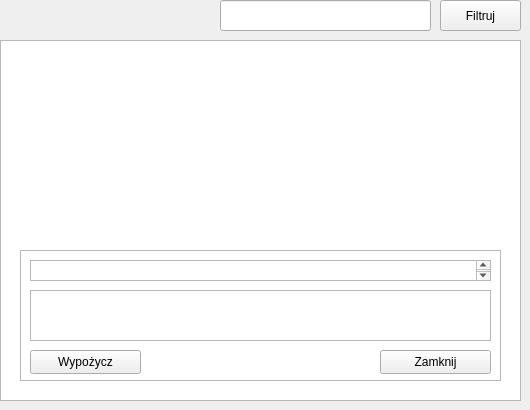
    <widget class="QWidget" name="libraryPanel">
     <widget class="QTableWidget" name="allLibraryList">
      <property name="geometry">
       <rect>
        <x>0</x>
        <y>40</y>
        <width>521</width>
        <height>361</height>
       </rect>
      </property>
      <property name="sortingEnabled">
       <bool>true</bool>
      </property>
     </widget>
     <widget class="QFrame" name="allLibraryPanel">
      <property name="geometry">
       <rect>
        <x>20</x>
        <y>250</y>
        <width>481</width>
        <height>131</height>
       </rect>
      </property>
      <property name="frameShape">
       <enum>QFrame::Shape::StyledPanel</enum>
      </property>
      <property name="frameShadow">
       <enum>QFrame::Shadow::Raised</enum>
      </property>
      <widget class="QPushButton" name="allLibraryOrderBtn">
       <property name="geometry">
        <rect>
         <x>10</x>
         <y>100</y>
         <width>111</width>
         <height>24</height>
        </rect>
       </property>
       <property name="text">
        <string>Wypożycz</string>
       </property>
      </widget>
      <widget class="QPushButton" name="allLibraryCloseBtn">
       <property name="geometry">
        <rect>
         <x>360</x>
         <y>100</y>
         <width>111</width>
         <height>24</height>
        </rect>
       </property>
       <property name="text">
        <string>Zamknij</string>
       </property>
      </widget>
      <widget class="QTextBrowser" name="allLibraryName">
       <property name="geometry">
        <rect>
         <x>10</x>
         <y>10</y>
         <width>461</width>
         <height>21</height>
        </rect>
       </property>
      </widget>
      <widget class="QTextEdit" name="allLibraryDesc">
       <property name="geometry">
        <rect>
         <x>10</x>
         <y>40</y>
         <width>461</width>
         <height>51</height>
        </rect>
       </property>
       <property name="readOnly">
        <bool>true</bool>
       </property>
      </widget>
     </widget>
     <widget class="QLineEdit" name="allLibraryListFilter">
      <property name="geometry">
       <rect>
        <x>220</x>
        <y>0</y>
        <width>211</width>
        <height>31</height>
       </rect>
      </property>
      <property name="text">
       <string/>
      </property>
     </widget>
     <widget class="QPushButton" name="allLibraryListFilterBtn">
      <property name="geometry">
       <rect>
        <x>440</x>
        <y>0</y>
        <width>81</width>
        <height>31</height>
       </rect>
      </property>
      <property name="text">
       <string>Filtruj</string>
      </property>
     </widget>
    </widget>
